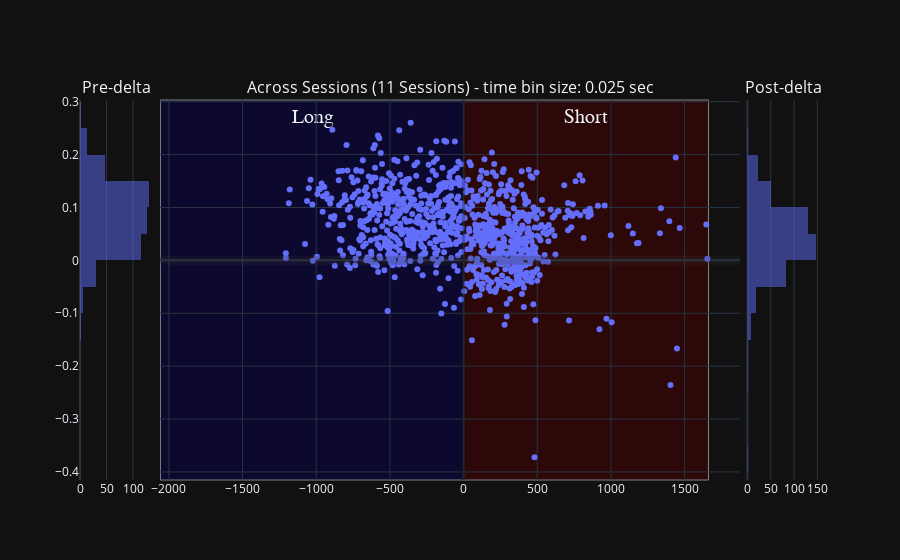

Write notebook code for a chart like this one.
### Code cell
# Laps test
concatenated_ripple_df = deepcopy(all_sessions_new_laps_df)

scatter_title = 'Sevveral Sessions'
variable_name = 'wcorr_abs_diff'
px_scatter_kwargs = {'x': 'delta_aligned_start_t', 'y': variable_name, 'title': scatter_title, 'range_y': [0.0, 1.0], 'labels': {'session_name': 'Session', 'time_bin_size': 'tbin_size'}} # , 'color': 'time_bin_size'
new_fig_ripples = plotly_pre_post_delta_scatter(data_results_df=deepcopy(concatenated_ripple_df), out_scatter_fig=None, histogram_bins=histogram_bins,
                        px_scatter_kwargs=px_scatter_kwargs, histogram_variable_name=variable_name, forced_range_y=None,
                        time_delta_tuple=(earliest_delta_aligned_t_start, 0.0, latest_delta_aligned_t_end))
new_fig_ripples

### Figure 1 — Plotly figure (JSON) as saved in the notebook; plotly's stock layout.template omitted (floating-point values rounded to 4 significant figures; data arrays with more than 128 entries replaced by an {"elided": "..."} marker saying what was removed)
{"data": [{"alignmentgroup": "True", "bingroup": "y", "hovertemplate": "count=%{x}<br>wcorr_abs_diff=%{y}<extra></extra>", "legendgroup": "", "marker": {"color": "#636efa", "opacity": 0.5, "pattern": {"shape": ""}}, "name": "", "nbinsy": 25, "offsetgroup": "", "orientation": "h", "showlegend": false, "type": "histogram", "xaxis": "x", "y": {"elided": "469 float values"}, "yaxis": "y"}, {"hovertemplate": "delta_aligned_start_t=%{x}<br>wcorr_abs_diff=%{y}<extra></extra>", "legendgroup": "", "marker": {"color": "#636efa", "symbol": "circle"}, "mode": "markers", "name": "", "orientation": "v", "showlegend": false, "type": "scatter", "x": {"elided": "931 float values"}, "xaxis": "x2", "y": {"elided": "931 float values"}, "yaxis": "y2"}, {"alignmentgroup": "True", "bingroup": "y", "hovertemplate": "count=%{x}<br>wcorr_abs_diff=%{y}<extra></extra>", "legendgroup": "", "marker": {"color": "#636efa", "opacity": 0.5, "pattern": {"shape": ""}}, "name": "", "nbinsy": 25, "offsetgroup": "", "orientation": "h", "showlegend": false, "type": "histogram", "xaxis": "x3", "y": {"elided": "462 float values"}, "yaxis": "y3"}], "layout": {"annotations": [{"font": {"size": 16}, "showarrow": false, "text": "Pre-delta", "x": 0.049, "xanchor": "center", "xref": "paper", "y": 1, "yanchor": "bottom", "yref": "paper"}, {"font": {"size": 16}, "showarrow": false, "text": "Across Sessions (11 Sessions) - time bin size: 0.025 sec", "x": 0.5, "xanchor": "center", "xref": "paper", "y": 1, "yanchor": "bottom", "yref": "paper"}, {"font": {"size": 16}, "showarrow": false, "text": "Post-delta", "x": 0.951, "xanchor": "center", "xref": "paper", "y": 1, "yanchor": "bottom", "yref": "paper"}], "barmode": "overlay", "shapes": [{"line": {"color": "rgba(0.2,0.2,0.2,.25)", "width": 9}, "type": "line", "x0": 0, "x1": 1, "xref": "x2 domain", "y0": 0, "y1": 0, "yref": "y2"}, {"line": {"color": "rgba(0,0,0,.25)", "width": 3}, "type": "line", "x0": 0, "x1": 0, "xref": "x2", "y0": 0, "y1": 1, "yref": "y2 domain"}, {"fillcolor": "#0b0049", "label": {"font": {"family": "Times New Roman", "size": 20}, "text": "Long", "textposition": "top center"}, "layer": "below", "line": {"width": 1}, "opacity": 0.5, "type": "rect", "x0": -2057.0, "x1": 0, "xref": "x2", "y0": 0, "y1": 1, "yref": "y2 domain"}, {"fillcolor": "#490000", "label": {"font": {"family": "Times New Roman", "size": 20}, "text": "Short", "textposition": "top center"}, "layer": "below", "line": {"width": 1}, "opacity": 0.5, "type": "rect", "x0": 0, "x1": 1662.0, "xref": "x2", "y0": 0, "y1": 1, "yref": "y2 domain"}], "xaxis": {"anchor": "y", "domain": [0, 0.098]}, "xaxis2": {"anchor": "y2", "domain": [0.108, 0.892]}, "xaxis3": {"anchor": "y3", "domain": [0.902, 1]}, "yaxis": {"anchor": "x", "domain": [0, 1]}, "yaxis2": {"anchor": "x2", "domain": [0, 1], "matches": "y", "showticklabels": false}, "yaxis3": {"anchor": "x3", "domain": [0, 1], "matches": "y", "showticklabels": false}}}
